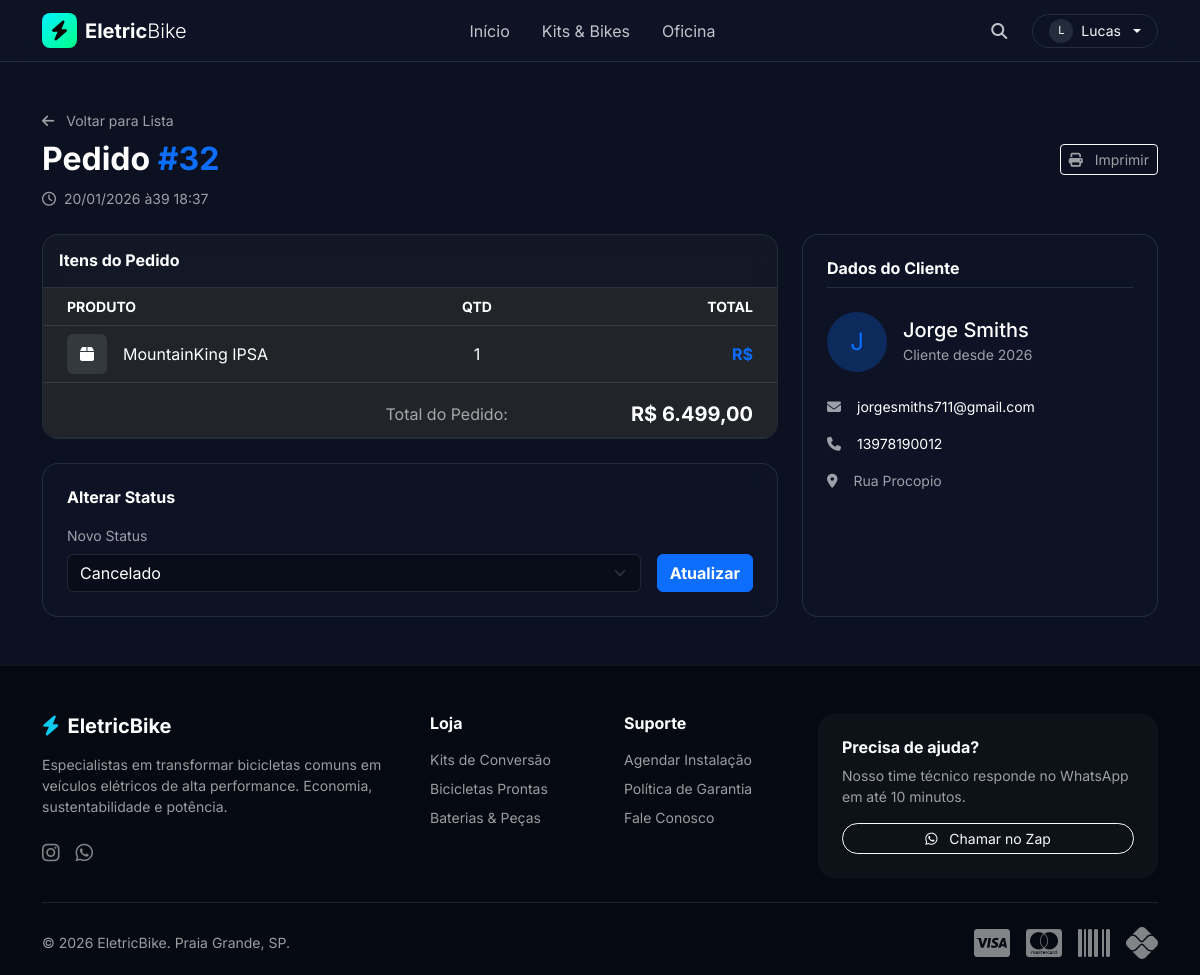
The app's page /staff/pedido/32/detalhes/ (signed in) with its own data.
### apps/Accounts/models.py (models this page shows, shortened)
class User(AbstractUser, TimeStampedModel):
    username = None
    email = models.EmailField('Email', unique=True)
    is_client = models.BooleanField("É Cliente?", default=False)
    is_staff_member = models.BooleanField("É da Equipe?", default=False)
    USERNAME_FIELD = 'email'
    REQUIRED_FIELDS = []
    objects = CustomUserManager()

### apps/Orders/models.py (models this page shows, shortened)
class Order(TimeStampedModel):
    STATUS_CHOICES = [
        ('QUOTE', 'Orçamento'),
        ('APPROVED', 'Aprovado'),
        ('IN_PROGRESS', 'Em Andamento'),
        ('READY', 'Pronto'),
        ('FINISHED', 'Finalizado'),
        ('CANCELED', 'Cancelado'),
    ]
    client = models.ForeignKey(Client, on_delete=models.PROTECT, related_name='orders')
    coupon = models.ForeignKey(Coupon, on_delete=models.SET_NULL, null=True, blank=True)
    status = models.CharField(max_length=20, choices=STATUS_CHOICES, default='QUOTE')
    total_amount = models.DecimalField("Valor Total", max_digits=10, decimal_places=2, default=0.00)
    class Meta:
        verbose_name = "Pedido"
        verbose_name_plural = "Pedidos"
        ordering = ['-created_at']

class OrderItem(models.Model):
    order = models.ForeignKey(Order, on_delete=models.CASCADE, related_name='items')
    product = models.ForeignKey(Product, on_delete=models.PROTECT, null=True, related_name='order_items')
    description = models.CharField("Descrição", max_length=150, blank=True)
    quantity = models.PositiveIntegerField("Quantidade", default=1)
    unit_price = models.DecimalField("Preço Unitário", max_digits=10, decimal_places=2, blank=True, null=True)

### apps/Assets/models.py (models this page shows, shortened)
class Product(TimeStampedModel):
    TYPE_CHOICES = [
        ('BIKE', 'Bicicleta Elétrica'),     # Tem quadro, motor, bateria
        ('COMPONENT', 'Peça/Componente'),   # Plugs, Células, Controladores
        ('ACCESSORY', 'Acessório'),         # Capacetes, Trancas
        ('SERVICE', 'Serviço/Mão de Obra'), # Diagnóstico, Montagem
        ('KIT', 'Kit de Conversão'),        # Combo Motor + Bateria
    ]
    OWNERSHIP_CHOICES = [
        ('SHOP', 'Estoque da Loja (Venda)'),
        ('CUSTOMER', 'Pertence ao Cliente (Manutenção)'),
    ]
    CONDITION_CHOICES = [
        ('NEW', 'Novo'),
        ('USED', 'Seminovo/Usado'),
        ('OPEN_BOX', 'Open Box'),
        ('REFURBISHED', 'Recondicionado'),
    ]
    name = models.CharField("Nome", max_length=150)
    slug = models.SlugField(unique=True, blank=True)
    sku = models.CharField("SKU/Código", max_length=50, unique=True, blank=True, null=True, help_text="Código de barras ou interno")
    category = models.ForeignKey(Category, on_delete=models.SET_NULL, null=True, related_name='products')
    product_type = models.CharField("Tipo", max_length=20, choices=TYPE_CHOICES, default='COMPONENT')
    ownership = models.CharField("Propriedade", max_length=10, choices=OWNERSHIP_CHOICES, default='SHOP')
    condition = models.CharField("Condição", max_length=20, choices=CONDITION_CHOICES, default='NEW')
    description = models.TextField("Descrição Detalhada", blank=True)
    short_description = models.CharField("Resumo", max_length=200, blank=True, help_text="Para exibição em cards")
    cost_price = models.DecimalField("Preço de Custo", max_digits=10, decimal_places=2, null=True, blank=True)
    selling_price = models.DecimalField("Preço de Venda", max_digits=10, decimal_places=2, null=True, blank=True)
    stock_quantity = models.IntegerField("Estoque Atual", default=0)
    min_stock_alert = models.IntegerField("Alerta Mínimo", default=2)
    is_active = models.BooleanField(default=True)
    is_featured = models.BooleanField("Destaque na Home", default=False)
    main_image = models.ImageField("Imagem Capa", upload_to='products/main/', null=True, blank=True)

### apps/Clients/models.py (models this page shows, shortened)
class Client(models.Model):
    user = models.OneToOneField(settings.AUTH_USER_MODEL, on_delete=models.CASCADE, related_name='client')
    cpf = models.CharField(max_length=14, unique=True, null=True, blank=True)
    phone = models.CharField(max_length=20, null=True, blank=True)
    address = models.CharField("Endereço", max_length=255, null=True, blank=True)
    number = models.CharField("Número", max_length=10, null=True, blank=True)
    complement = models.CharField("Complemento", max_length=50, null=True, blank=True)
    district = models.CharField("Bairro", max_length=100, null=True, blank=True)
    city = models.CharField("Cidade", max_length=100, null=True, blank=True)
    state = models.CharField("Estado", max_length=2, null=True, blank=True) # UF (SP, RJ...)
    zip_code = models.CharField("CEP", max_length=9, null=True, blank=True)

### apps/Staff/views.py (the view)
# urls.py: path('pedido/<int:pk>/detalhes/', views.StaffOrderDetailView.as_view(), name='staff_order_detail'),
class StaffOrderDetailView(StaffRequiredMixin, DetailView):
    model = Order
    template_name = 'staff/order_detail.html'
    context_object_name = 'order'
    def get_queryset(self):
        return Order.objects.prefetch_related('items__product', 'client__user')

### apps/Staff/mixins.py (called while the page is built)
    def dispatch(self, request, *args, **kwargs):
        if not request.user.is_authenticated:
            return self.handle_no_permission()
        if not request.user.is_staff:
            return redirect('home')
        return super().dispatch(request, *args, **kwargs)

### apps/Staff/models.py (called while the page is built)
    @classmethod
    def get_solo(cls):
        obj, created = cls.objects.get_or_create(pk=1)
        return obj

### Templates/staff/order_detail.html (shortened to what this page needs)
{% extends 'base.html' %}
{% load humanize %}
{% block content %}
<div class="container py-5">
    <div class="d-flex justify-content-between align-items-center mb-4">
        <div>
            <a href="{% url 'staff_order_list' %}" class="text-muted text-decoration-none small hover-text-white">
                <i class="fas fa-arrow-left me-2"></i> Voltar para Lista
            </a>
            <h2 class="fw-bold text-white mt-2">Pedido <span class="text-primary">#{{ order.id }}</span></h2>
            <span class="text-muted small"><i class="far fa-clock me-1"></i> {{ order.created_at|date:"d/m/Y às H:i" }}</span>
        </div>
        <button onclick="window.print()" class="btn btn-outline-light btn-sm border-opacity-25 text-muted hover-text-white">
            <i class="fas fa-print me-2"></i> Imprimir
        </button>
    </div>
    <div class="row g-4">
        <div class="col-lg-8">
            <div class="bg-glass rounded-4 border border-light border-opacity-10 overflow-hidden mb-4">
                <div class="p-3 border-bottom border-light border-opacity-10 bg-dark bg-opacity-25">
                    <h6 class="mb-0 text-white fw-bold">Itens do Pedido</h6>
                </div>
                <div class="table-responsive">
                    <table class="table table-dark table-hover mb-0 align-middle" style="background: transparent;">
                        <thead>
                            <tr class="text-muted small text-uppercase">
                                <th class="ps-4">Produto</th>
                                <th class="text-center">Qtd</th>
                                <th class="text-end pe-4">Total</th>
                            </tr>
                        </thead>
                        <tbody>
                            {% for item in order.items.all %}
                            <tr>
                                <td class="ps-4">
                                    <div class="d-flex align-items-center gap-3">
                                        {% if item.product.main_image %}
                                            <img src="{{ item.product.main_image.url }}" class="rounded" style="width: 40px; height: 40px; object-fit: cover;">
                                        {% else %}
                                            <div class="bg-secondary bg-opacity-25 rounded d-flex align-items-center justify-content-center text-white" style="width: 40px; height: 40px;">
                                                <i class="fas fa-box"></i>
                                            </div>
                                        {% endif %}
                                        <span class="text-white">{{ item.product.name }}</span>
                                    </div>
                                </td>
                                <td class="text-center text-white">{{ item.quantity }}</td>
                                <td class="text-end text-primary fw-bold pe-4">R$ {{ item.get_total_price|intcomma }}</td>
                            </tr>
                            {% endfor %}
                        </tbody>
                        <tfoot class="border-top border-light border-opacity-10">
                            <tr>
                                <td colspan="2" class="text-end text-muted pt-3">Total do Pedido:</td>
                                <td class="text-end text-white fs-5 fw-bold pt-3 pe-4">R$ {{ order.total_amount|intcomma }}</td>
                            </tr>
                        </tfoot>
                    </table>
                </div>
            </div>
            <div class="bg-glass rounded-4 border border-light border-opacity-10 p-4">
                <h6 class="text-white fw-bold mb-3">Alterar Status</h6>
                <form action="{% url 'staff_change_status' order.id %}" method="post" class="d-flex gap-3 align-items-end">
                    <div class="flex-grow-1">
                        <label class="form-label text-muted small">Novo Status</label>
                        <select name="status" class="form-select bg-dark border-secondary text-white">
                            {% for code, label in order.STATUS_CHOICES %}
                                <option value="{{ code }}" {% if order.status == code %}selected{% endif %}>{{ label }}</option>
                            {% endfor %}
                        </select>
                    </div>
                    <button type="submit" class="btn btn-primary fw-bold">Atualizar</button>
                </form>
            </div>
        </div>
        <div class="col-lg-4">
            <div class="bg-glass rounded-4 border border-light border-opacity-10 p-4 h-100">
                <h6 class="text-white fw-bold mb-4 border-bottom border-light border-opacity-10 pb-2">Dados do Cliente</h6>
                <div class="d-flex align-items-center mb-4">
                    <div class="bg-primary bg-opacity-25 rounded-circle d-flex align-items-center justify-content-center me-3 text-primary fs-4" style="width: 60px; height: 60px;">
                        {{ order.client.user.first_name.0|upper }}
                    </div>
                    <div>
                        <h5 class="text-white mb-0">{{ order.client.user.first_name }} {{ order.client.user.last_name }}</h5>
                        <small class="text-muted">Cliente desde {{ order.client.user.date_joined|date:"Y" }}</small>
                    </div>
                </div>
                <div class="d-flex flex-column gap-3 text-white small">
                    <div class="d-flex align-items-start gap-3">
                        <i class="fas fa-envelope text-muted mt-1"></i>
                        <span>{{ order.client.user.email }}</span>
                    </div>
                    <div class="d-flex align-items-start gap-3">
                        <i class="fas fa-phone text-muted mt-1"></i>
                        <span>{{ order.client.phone|default:"Não informado" }}</span>
                    </div>
                    <div class="d-flex align-items-start gap-3">
                        <i class="fas fa-map-marker-alt text-muted mt-1"></i>
                        <span class="text-muted">{{ order.client.address|default:"Endereço não cadastrado" }}</span>
                    </div>
                </div>
            </div>
        </div>
    </div>
</div>
{% endblock %}

### Templates/navbar.html (shortened to what this page needs)
{% load static %}
<nav class="navbar navbar-expand-lg fixed-top bg-glass transition-all" id="mainNav">
    <div class="container">
        <a class="navbar-brand d-flex align-items-center gap-2" href="{% url 'home' %}">
            <div style="width: 35px; height: 35px; background: linear-gradient(135deg, var(--primary), var(--secondary)); border-radius: 8px; display: flex; align-items: center; justify-content: center; color: black;">
                <i class="fas fa-bolt"></i>
            </div>
            <span class="fw-bold text-white tracking-tight">Eletric<span class="fw-light">Bike</span></span>
        </a>
        <div class="collapse navbar-collapse" id="navbarNav">
            <ul class="navbar-nav mx-auto mb-2 mb-lg-0">
                <li class="nav-item"><a class="nav-link text-white opacity-75 hover-opacity-100 mx-2" href="{% url 'home' %}">Início</a></li>
                <li class="nav-item"><a class="nav-link text-white opacity-75 hover-opacity-100 mx-2" href="{% url 'bike_catalog' %}">Kits & Bikes</a></li>
                <li class="nav-item"><a class="nav-link text-white opacity-75 hover-opacity-100 mx-2" href="{% url 'services' %}">Oficina</a></li>
            </ul>
            <div class="d-flex align-items-center gap-3">
                <a href="{% url 'bike_catalog' %}" class="btn text-white p-2 opacity-75 hover-opacity-100" title="Buscar">
                    <i class="fas fa-search"></i>
                </a>
                {% if user.is_authenticated %}
                    <div class="dropdown">
                        <button class="btn btn-outline-light rounded-pill px-3 py-1 dropdown-toggle d-flex align-items-center gap-2 border-secondary border-opacity-25" type="button" data-bs-toggle="dropdown">
                            <div class="bg-secondary bg-opacity-25 rounded-circle d-flex align-items-center justify-content-center" style="width: 24px; height: 24px; font-size: 0.7rem;">
                                {{ user.first_name|default:user.email|slice:":1"|upper }}
                            </div>
                            <span class="small">{{ user.first_name|default:"Minha Conta" }}</span>
                        </button>
                    </div>
                {% else %}
                    <a href="{% url 'login' %}" class="text-white text-decoration-none small fw-bold me-2">Login</a>
                    <a href="{% url 'register' %}" class="btn btn-sm btn-neon px-3">Criar Conta</a>
                {% endif %}
            </div>
        </div>
    </div>
</nav>

### Templates/base.html (style rules this page uses)
:root { --primary: #00f2ff; --secondary: #00ff88; --dark-bg: #0b1120; --card-bg: #1e293b; --text-main: #f8fafc; --text-muted: #94a3b8; --glass-border: 1px solid rgba(255, 255, 255, 0.1); --glass-shadow: 0 8px 32px 0 rgba(0, 0, 0, 0.37); --glass-bg: rgba(15, 23, 42, 0.6); --navbar-height: 60px; }
body { font-family: 'Inter', sans-serif; background-color: var(--dark-bg); color: var(--text-main); overflow-x: hidden; -webkit-font-smoothing: antialiased; padding-top: var(--navbar-height); }
body { color: #f1f5f9 !important; }
.text-muted { color: rgba(255, 255, 255, 0.6) !important; }
h1, h2, h3, h4, h5, h6, .h1, .h2, .h3, .h4, .h5, .h6 { color: #ffffff !important; }
a { color: var(--primary); text-decoration: none; transition: 0.3s; }
.form-control, .form-select { color: white !important; background-color: rgba(0,0,0,0.3) !important; border-color: rgba(255,255,255,0.1) !important; }
.bg-glass { background: var(--glass-bg); backdrop-filter: blur(12px); -webkit-backdrop-filter: blur(12px); border-bottom: var(--glass-border); }

### records on screen
User: first_name "L", first_name "Lucas"
Order: id "32", created_at "20/01/2026 à39 18:37", total_amount "6.499,00", status "Cancelado", client.user.first_name.0 "J", client.user.first_name "Jorge", client.user.last_name "Smiths", client.user.date_joined "2026", client.user.email "jorgesmiths711@gmail.com", client.phone "13978190012", client.address "Rua Procopio"
OrderItem: product.name "MountainKing IPSA", quantity "1"
